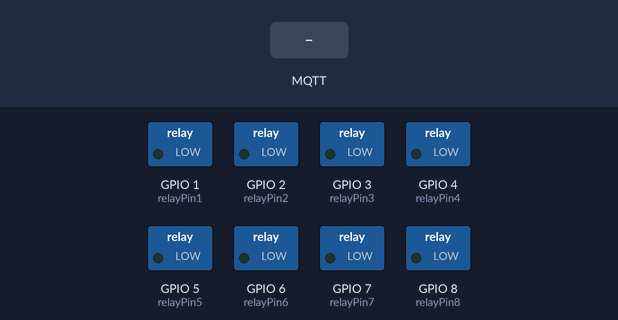
Simulated run of this sketch. Board: ESP32-S3. On the bench: switched loads named in the sketch (green lamp = pin HIGH). The test bench sets the inputs (shaded band). WiFi joins after 1.5 s; servers stay silent unless stated; no MQTT or app messages arrive unless stated; what the sketch prints to the serial monitor is not drawn.

Above: at 2.7 s.
2.8 s: MQTT message "on" arrives on the first subscribed topic
At 3.1 s:
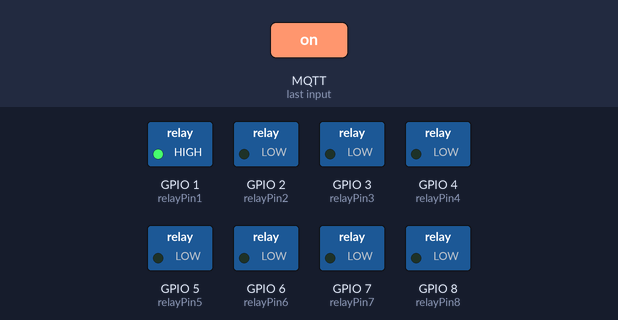
4.3 s: MQTT message "on" arrives on the second subscribed topic
At 5.4 s:
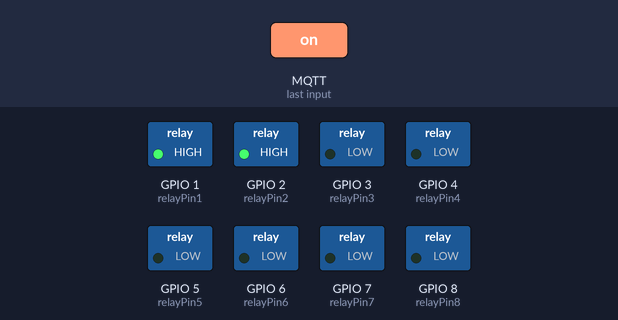
5.8 s: MQTT message "off" arrives on the first subscribed topic
At 6.6 s:
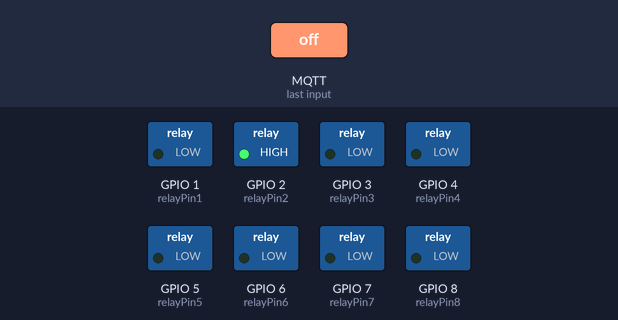
7.3 s: MQTT message "on" arrives on the third subscribed topic
At 7.7 s:
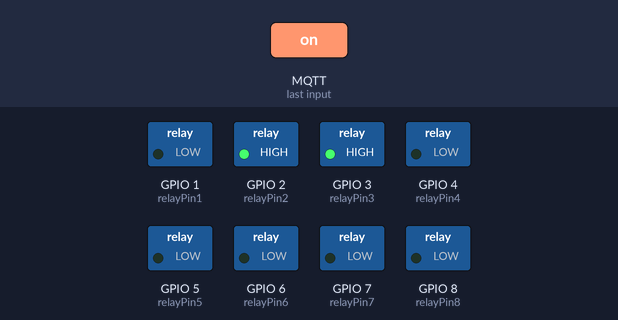
8.8 s: MQTT message "off" arrives on the second subscribed topic
At 10.0 s:
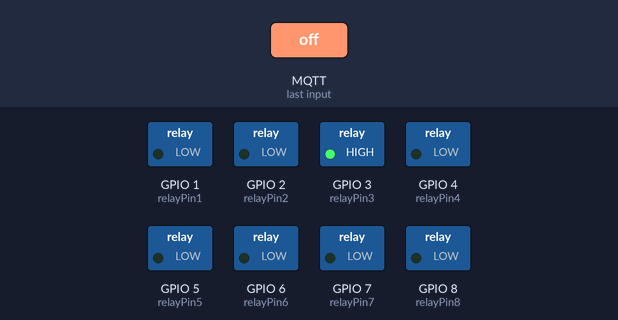
10.3 s: MQTT message "off" arrives on the third subscribed topic
At 11.2 s:
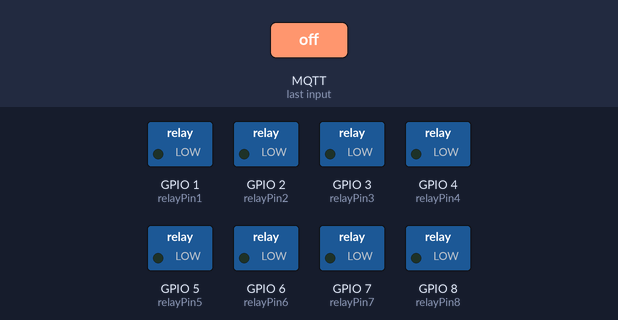
Timing chart, 0 to 12.8 s (numbered marks = the images above; inputs shaded):
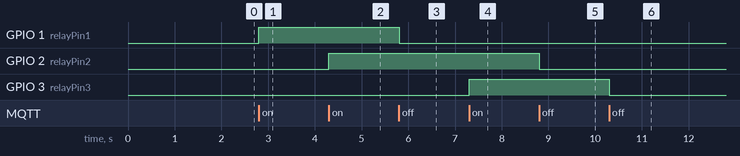

The sketch:

mqtt_relay_control.ino
```cpp
/**
   @file mqtt_relay_control.ino
   @author sixteenounces@gmail.com
   @brief conncet mqtt broker, subscribe Irrigation/Relay from mqtt broker server to control relay on board,
          and publish messages to mqtt broker server. Based on mqtt_sub_pub.ino by taylor.lee@rakwireless.com
   @version 0.1
   @date 2023-05-11
**/

#include <WiFi.h>
#include <PubSubClient.h> // https://github.com/knolleary/pubsubclient/archive/master.zip
#include <Wire.h>

// Replace the next variables with your SSID/Password combination
const char* ssid = "ssid";
const char* password = "password";

// Replace it with your MQTT Broker IP address or domain
const char* mqtt_server = "mqtt.msgbroker.net";

// Define an ID to indicate the device, If it is the same as other devices which connect the same mqtt server,
// it will lead to the failure to connect to the mqtt server
const char* mqttClientId = "esprelay";

// if need username and password to connect mqtt server, they cannot be NULL.
const char* mqttUsername = "user";
const char* mqttPassword = "password";

WiFiClient espClient;
PubSubClient mqttClient(espClient);

long lastMsg = 0;

// Relay Pins
int relayPin1 = 1;
int relayPin2 = 2;
int relayPin3 = 3;
int relayPin4 = 4;
int relayPin5 = 5;
int relayPin6 = 6;
int relayPin7 = 7;
int relayPin8 = 8;

void setup()
{
  Serial.begin(115200);

  // conncet WiFi AP
  setup_wifi();

  // connect mqtt broker
  mqttClient.setServer(mqtt_server, 1883);
  // set callback of receiving message
  mqttClient.setCallback(callback);

  // set relay pin mode
  pinMode(relayPin1, OUTPUT);
  pinMode(relayPin2, OUTPUT);
  pinMode(relayPin3, OUTPUT);
  pinMode(relayPin4, OUTPUT);
  pinMode(relayPin5, OUTPUT);
  pinMode(relayPin6, OUTPUT);
  pinMode(relayPin7, OUTPUT);
  pinMode(relayPin8, OUTPUT);
}

/* conncet WiFi AP
   wait until wifi is connected.
*/
void setup_wifi()
{
  delay(10);
  // We start by connecting to a WiFi network
  Serial.println();
  Serial.print("Connecting to ");
  Serial.println(ssid);

  WiFi.begin(ssid, password);

  while (WiFi.status() != WL_CONNECTED)
  {
    delay(500);
    Serial.print(".");
  }

  Serial.println("");
  Serial.println("WiFi connected");
  Serial.println("IP address: ");
  Serial.println(WiFi.localIP());
}

/* callback of receiving subscribed message
   it can only deal with topics that he has already subscribed.
*/
void callback(char* topic, byte* message, unsigned int length) {
  String messageTemp = "";
  Serial.print("Message arrived on topic: ");
  Serial.print(topic);
  Serial.print(". Message: ");

  // get and print message recieved
  for (int i = 0; i < length; i++)
  {
    Serial.print((char)message[i]);
    messageTemp += (char)message[i];
  }
  Serial.println();

  // If a message is received on the topic Irrigation/Relay1, you check if the message is either "on" or "off".
  // Changes the output state according to the message
  if (String(topic) == "Irrigation/Relay1")
  {
    Serial.print("Changing Relay1 status to ");
    if (messageTemp == "on")
    {
      Serial.println("on");
      digitalWrite(relayPin1, HIGH);
    }
    else if (messageTemp == "off")
    {
      Serial.println("off");
      digitalWrite(relayPin1, LOW);
    }
  }

  if (String(topic) == "Irrigation/Relay2")
  {
    Serial.print("Changing Relay2 status to ");
    if (messageTemp == "on")
    {
      Serial.println("on");
      digitalWrite(relayPin2, HIGH);
    }
    else if (messageTemp == "off")
    {
      Serial.println("off");
      digitalWrite(relayPin2, LOW);
    }
  }

  if (String(topic) == "Irrigation/Relay3")
  {
    Serial.print("Changing Relay3 status to ");
    if (messageTemp == "on")
    {
      Serial.println("on");
      digitalWrite(relayPin3, HIGH);
    }
    else if (messageTemp == "off")
    {
      Serial.println("off");
      digitalWrite(relayPin3, LOW);
    }
  }

  if (String(topic) == "Irrigation/Relay4")
  {
    Serial.print("Changing Relay4 status to ");
    if (messageTemp == "on")
    {
      Serial.println("on");
      digitalWrite(relayPin4, HIGH);
    }
    else if (messageTemp == "off")
    {
      Serial.println("off");
      digitalWrite(relayPin4, LOW);
    }
  }

  if (String(topic) == "Irrigation/Relay5")
  {
    Serial.print("Changing Relay5 status to ");
    if (messageTemp == "on")
    {
      Serial.println("on");
      digitalWrite(relayPin5, HIGH);
    }
    else if (messageTemp == "off")
    {
      Serial.println("off");
      digitalWrite(relayPin5, LOW);
    }
  }

  if (String(topic) == "Irrigation/Relay6")
  {
    Serial.print("Changing Relay6 status to ");
    if (messageTemp == "on")
    {
      Serial.println("on");
      digitalWrite(relayPin6, HIGH);
    }
    else if (messageTemp == "off")
    {
      Serial.println("off");
      digitalWrite(relayPin6, LOW);
    }
  }

  if (String(topic) == "Irrigation/Relay7")
  {
    Serial.print("Changing Relay7 status to ");
    if (messageTemp == "on")
    {
      Serial.println("on");
      digitalWrite(relayPin7, HIGH);
    }
    else if (messageTemp == "off")
    {
      Serial.println("off");
      digitalWrite(relayPin7, LOW);
    }
  }

  if (String(topic) == "Irrigation/Relay8")
  {
    Serial.print("Changing Relay8 status to ");
    if (messageTemp == "on")
    {
      Serial.println("on");
      digitalWrite(relayPin8, HIGH);
    }
    else if (messageTemp == "off")
    {
      Serial.println("off");
      digitalWrite(relayPin8, LOW);
    }
  }

  // Feel free to add more to handle more topics
}

/*
    reconnect to mqtt broker if disconnected
    when connected to mqtt broker, subscribe topic here.
*/
void reconnect() {
  // Loop until reconnected
  while (!mqttClient.connected())
  {
    Serial.print("Connecting to  MQTT broker...");
    if (mqttClient.connect(mqttClientId, mqttUsername, mqttPassword))
    {
      Serial.println("connected");

      // Subscribe topics which you want to receive.
      mqttClient.subscribe("Irrigation/Relay1");
      mqttClient.subscribe("Irrigation/Relay2");
      mqttClient.subscribe("Irrigation/Relay3");
      mqttClient.subscribe("Irrigation/Relay4");
      mqttClient.subscribe("Irrigation/Relay5");
      mqttClient.subscribe("Irrigation/Relay6");
      mqttClient.subscribe("Irrigation/Relay7");
      mqttClient.subscribe("Irrigation/Relay8");
      // you can add other Subscribe here
    }
    else
    {
      Serial.print("failed, code=");
      Serial.print(mqttClient.state());
      Serial.println(" try again in 5 seconds");
      delay(5000);
    }
  }
}

void loop()
{
  if (!mqttClient.connected())
  {
    reconnect();
  }
  mqttClient.loop();

  long now = millis();
  if (now - lastMsg > 20000) // publish every 20s
  {
    lastMsg = now;

    // publish or keep-alive

  }
}
```

Measured:
- after the input at 2.8 s, GPIO 1 (relayPin1): LOW → HIGH at once
- after the input at 4.3 s, GPIO 2 (relayPin2): LOW → HIGH at once
- after the input at 5.8 s, GPIO 1 (relayPin1): HIGH → LOW at once
- after the input at 7.3 s, GPIO 3 (relayPin3): LOW → HIGH at once
- after the input at 8.8 s, GPIO 2 (relayPin2): HIGH → LOW at once
- after the input at 10.3 s, GPIO 3 (relayPin3): HIGH → LOW at once
